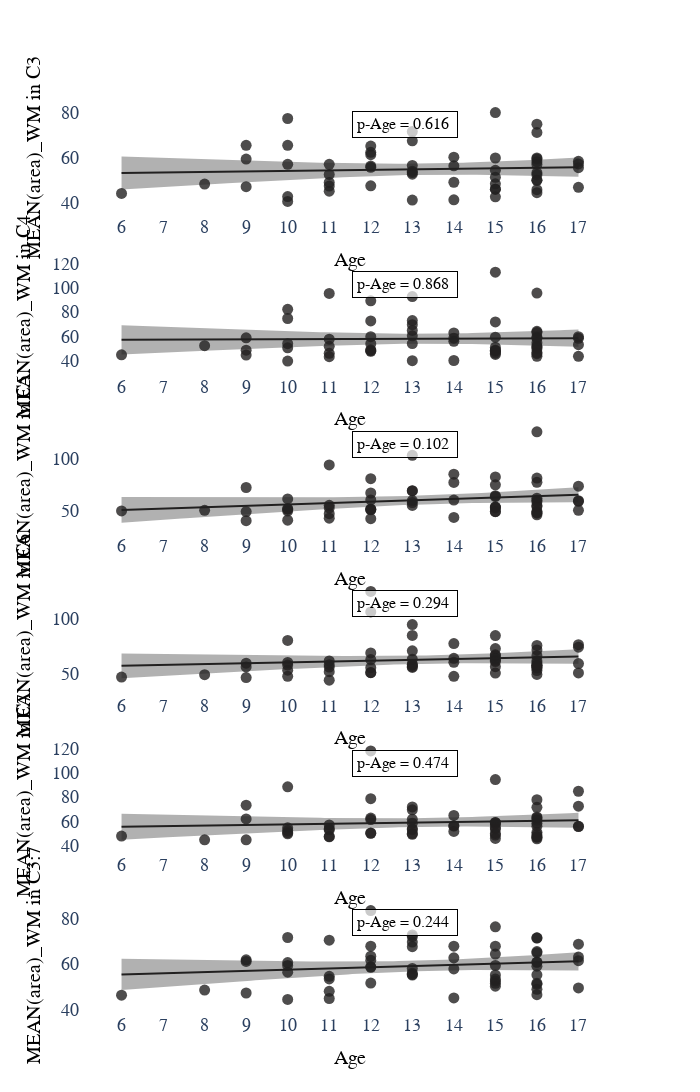

Notebook source saved alongside this figure:
### Code cell
plot_CSA_per_label(df_GM_WM_SC, 'WM')
